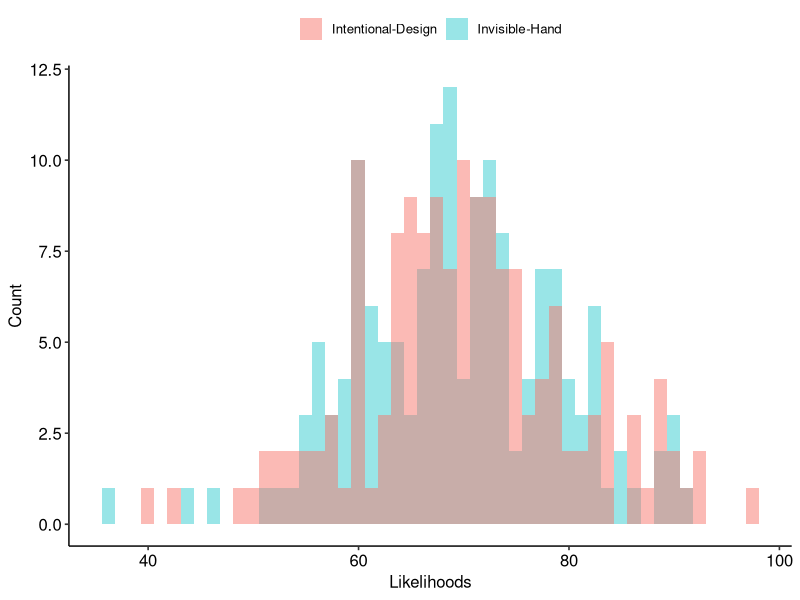
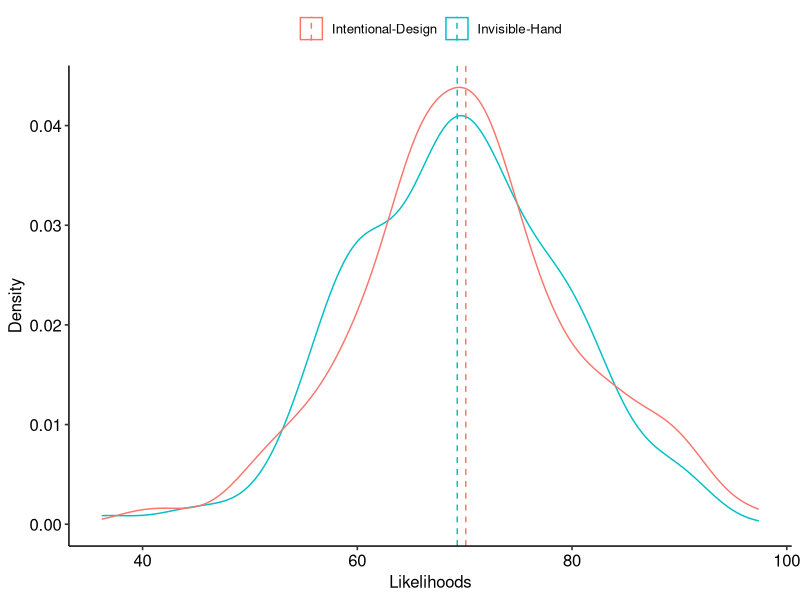
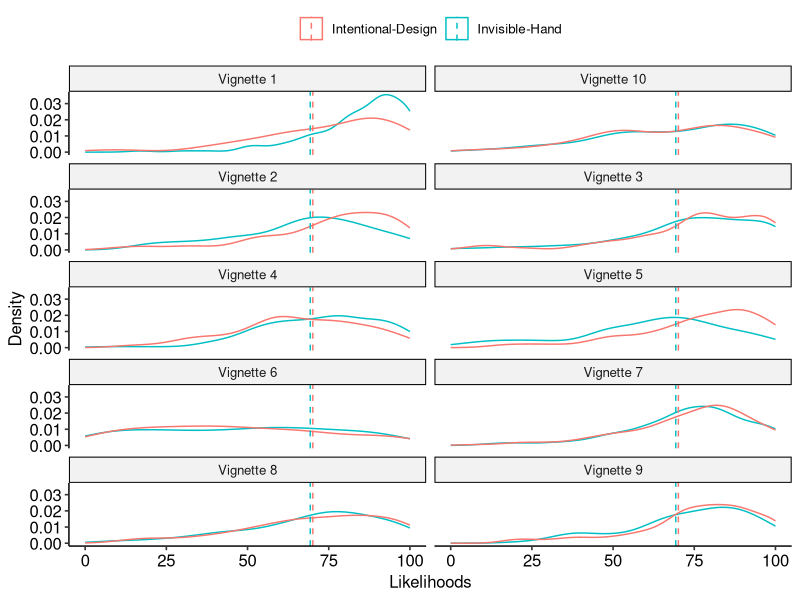

Source code (R) for these figures, in order:
# Invisible Hand Experiment 1 Data Analysis

library(ggplot2)
library(ggpubr)
library(dplyr)
library(scales)
theme_set(theme_pubr())
options(scipen=999)

# Load data

setwd("/Users/izabelejonusaite/Documents/GitHub/InvisibleHand/data")
ihdata_e1 <- read.csv("IH_Experiment1_Data.csv", 
                      header = TRUE, 
                      sep = ",", 
                      stringsAsFactors = FALSE
)

# Delete first column (the first column has to be "Total_Time")

ihdata_e1 <- ihdata_e1[,-1]

##################### Data cleaning #####################

## Exclude participants with half or more responses given in =< 5 seconds

lastclicks <- ihdata_e1[,c(3, 5, 7, 9, 11, 13, 15, 17, 19, 21, 23, 25, 27, 29, 31, 33, 35, 37, 39, 41)]

for(i in 1:length(lastclicks[,1])) {
  lastclicks[i,] <- gsub(",", ".", lastclicks[i,])
}

lastclicks <- as.data.frame(apply(lastclicks, 2, as.numeric))

rows <- length(ihdata_e1[,1])
lastclicks_eval <- array(0, dim=c(rows,20))
exclude <- character(0)

## Loop through each row and evaluate how many elements of that row are more (1) or less (0) than 5.01 sec

for(i in 1:rows){
  for(y in 1:20){		   
    if(lastclicks[i,y] > 5.01){
      lastclicks_eval[i,y] = 0      
    } else {
      lastclicks_eval[i,y] = 1
    }
  }
  ### Save each row number that is half or more <5s and will be excluded
  if(sum(lastclicks_eval[i,]) > 10){
    exclude <- c(exclude,i)
  }
}

exclude <- as.numeric(exclude)

ihdata_e1 <- ihdata_e1[-c(exclude),]

## Print number of excluded participants and number of participants in the final dataset
## Print which rows were excluded

print(paste("Number of excluded participants:", length(exclude)))
print(paste("Number of participants in the final dataset:", length(ihdata_e1[,1])))
print(paste("Rows excluded:", exclude))

##################### Data analysis #####################

# Calculate average total time taken to complete the experiment

total_time <- ihdata_e1[,42]
total_time <- as.numeric(as.character(total_time))
total_time <- mean(total_time)

## Print the average total time taken to complete the experiment

print(paste("Average total time taken to complete the experiment:", total_time))

# Compare IH and ID likelihood means within participants

## Create a new dataframe with only the likelihood data

ihdata_e1_IH_Likelihoods <- ihdata_e1[,c(2, 6, 10, 14, 18, 22, 26, 30, 34, 38)]
ihdata_e1_ID_Likelihoods <- ihdata_e1[,c(4, 8, 12, 16, 20, 24, 28, 32, 36, 40)]

## Convert the data to numeric

for(i in 1:length(ihdata_e1_IH_Likelihoods[,1])) {
  ihdata_e1_IH_Likelihoods[i,] <- gsub(",", ".", ihdata_e1_IH_Likelihoods[i,])
  ihdata_e1_ID_Likelihoods[i,] <- gsub(",", ".", ihdata_e1_ID_Likelihoods[i,])
}

ihdata_e1_IH_Likelihoods <- as.data.frame(apply(ihdata_e1_IH_Likelihoods, 2, as.numeric))
ihdata_e1_ID_Likelihoods <- as.data.frame(apply(ihdata_e1_ID_Likelihoods, 2, as.numeric))

## Create vectors with the means of IH and ID likelihoods

ihdata_e1_IH_Likelihoods_mean <- apply(ihdata_e1_IH_Likelihoods, 1, mean)
ihdata_e1_ID_Likelihoods_mean <- apply(ihdata_e1_ID_Likelihoods, 1, mean)

## Make a dataframe with the means of IH and ID likelihoods

ihdata_e1_IH_ID_Likelihoods_mean <- data.frame(ihdata_e1_IH_Likelihoods_mean, ihdata_e1_ID_Likelihoods_mean)

## Test the distribution of the means of IH and ID likelihoods for normality

shapiro.test(ihdata_e1_IH_ID_Likelihoods_mean$ihdata_e1_IH_Likelihoods_mean)
shapiro.test(ihdata_e1_IH_ID_Likelihoods_mean$ihdata_e1_ID_Likelihoods_mean)

## Test the difference between the means of IH and ID likelihoods, using a paired t-test

t.test(ihdata_e1_IH_ID_Likelihoods_mean$ihdata_e1_IH_Likelihoods_mean, ihdata_e1_IH_ID_Likelihoods_mean$ihdata_e1_ID_Likelihoods_mean, paired = TRUE, alternative = "two.sided")

##################### Data visualization #####################

# Plot overlapping IH and ID likelihood histograms

## Create a dataframe for plotting

ih_e1_plotdata <- data.frame(likelihood = c(ihdata_e1_IH_Likelihoods_mean, ihdata_e1_ID_Likelihoods_mean), 
                             expl_type = c(rep("IH", length(ihdata_e1_IH_Likelihoods_mean)), rep("ID", length(ihdata_e1_ID_Likelihoods_mean))))

## Plot overlapping histograms

colors <- c("Invisible-Hand" = "blue", "Intentional-Design" = "orange")
coeff = 0.004 #value to transform the data for plot overlay

ggplot(ih_e1_plotdata, aes(x=likelihood)) + 
  geom_histogram(data=subset(ih_e1_plotdata,expl_type == 'IH'), aes(fill = "Invisible-Hand"), bins = 50, alpha = 0.4) +
  geom_histogram(data=subset(ih_e1_plotdata,expl_type == 'ID'),aes(fill = "Intentional-Design"), bins = 50,  alpha = 0.5) +
  scale_color_manual(values = colors) +
  scale_y_continuous(name = "Count") +
  labs(x = "Likelihoods",
       y = "Count") +
  theme(legend.title=element_blank())

## Plot overlapping density plots

ggplot(ih_e1_plotdata, aes(x=likelihood)) + 
  geom_density(data=subset(ih_e1_plotdata,expl_type == 'IH'), aes(color = "Invisible-Hand")) +
  geom_density(data=subset(ih_e1_plotdata,expl_type == 'ID'), aes(color = "Intentional-Design")) +
  geom_vline(data=subset(ih_e1_plotdata,expl_type == 'IH'), aes(xintercept=mean(likelihood), color="Invisible-Hand"),
             linetype="dashed") +
  geom_vline(data=subset(ih_e1_plotdata,expl_type == 'ID'), aes(xintercept=mean(likelihood), color="Intentional-Design"),
             linetype="dashed") +
  labs(x = "Likelihoods",
       y = "Density") +
  theme(legend.title=element_blank())



# Create a plot panel with 10 plots, where each plot shows overlapping IH and ID likelihoods for each of the 10 vignettes. 

## Create a dataframe of likelihoods for each vignette. Bind the IH likelihoods for Vignettes 1-10 to ID likelihoods for Vignettes 1-10.

ihdata_e1_Likelihoods <- cbind(ihdata_e1_IH_Likelihoods, ihdata_e1_ID_Likelihoods)

## Create a dataframe for plotting with the likelihoods for each vignette

ih_e1_plotdata <- data.frame(likelihood = c(ihdata_e1_Likelihoods[,1], ihdata_e1_Likelihoods[,11]), 
                             expl_type = c(rep("IH", length(ihdata_e1_Likelihoods[,1])), rep("ID", length(ihdata_e1_Likelihoods[,11]))),
                             vignette = rep("Vignette 1", length(ihdata_e1_Likelihoods[,1])))
for(i in 2:10) { 
  ih_e1_plotdata <- rbind(ih_e1_plotdata, data.frame(likelihood = c(ihdata_e1_Likelihoods[,i], ihdata_e1_Likelihoods[,i+10]), 
                                                    expl_type = c(rep("IH", length(ihdata_e1_Likelihoods[,i])), rep("ID", length(ihdata_e1_Likelihoods[,i+10]))),
                                                    vignette = rep(paste("Vignette", i, sep = " "), length(ihdata_e1_Likelihoods[,i]))))
}

## Create a plot panel with IH and ID likelihoods for each vignette

ihe1_panelplot <- ggplot(ih_e1_plotdata, aes(x=likelihood)) + 
  geom_density(data=subset(ih_e1_plotdata,expl_type == 'IH'), aes(color = "Invisible-Hand")) +
  geom_density(data=subset(ih_e1_plotdata,expl_type == 'ID'), aes(color = "Intentional-Design")) +
  geom_vline(data=subset(ih_e1_plotdata,expl_type == 'IH'), aes(xintercept=mean(likelihood), color="Invisible-Hand"),
             linetype="dashed") +
  geom_vline(data=subset(ih_e1_plotdata,expl_type == 'ID'), aes(xintercept=mean(likelihood), color="Intentional-Design"),
             linetype="dashed") +
  facet_wrap(~ vignette, ncol = 2) +
  labs(x = "Likelihoods",
       y = "Density") +
  theme(legend.title=element_blank()) +
  scale_x_continuous(breaks = seq(0, 100, by = 25))

## Export the plot panel to a pdf file

ggsave("ih_e1_panelplot.pdf", plot = ihe1_panelplot, width = 10, height = 5)

